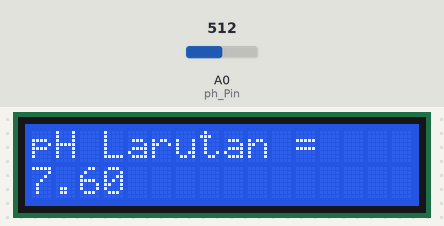
The sketch below on a simulated Arduino Uno, built with avr-gcc and run on an emulated ATmega328P. Shown: 16×2 character LCD. Inputs (shaded band) come from the test bench; at power-on: A0 (ph_Pin) = 512. What the sketch prints to the serial monitor is not drawn.

Above: at 1.2 s.
1.3 s: A0 (ph_Pin) set to 716
At 4.2 s:
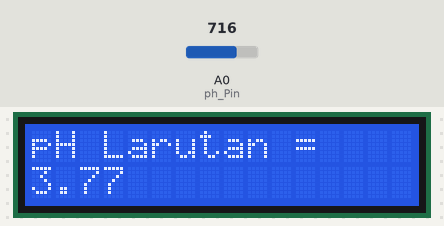
7.6 s: A0 (ph_Pin) set to 900
At 10.4 s:
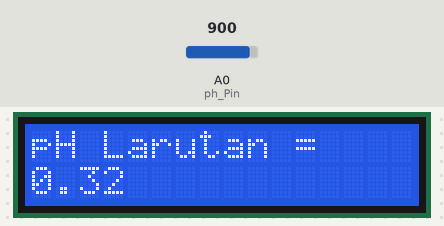
13.6 s: A0 (ph_Pin) set to 1023
At 15.5 s:
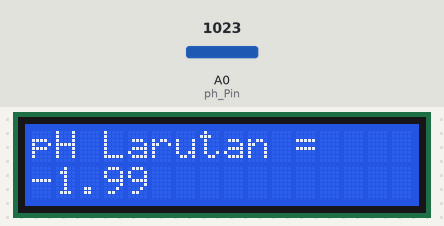
Timing chart, 0 to 17.0 s (numbered marks = the images above; inputs shaded):
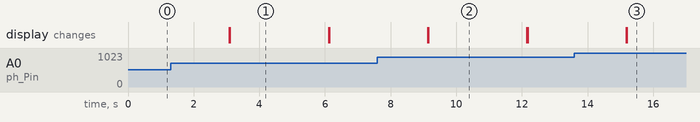

The sketch:

PH_atmega.ino
```cpp
#include <Wire.h>
#include <LiquidCrystal_I2C.h>

LiquidCrystal_I2C LCD(0x27, 16, 2);

const int ph_Pin = A0;
float Po = 0;
float PH_step;
int nilai_analog_PH;
double TeganganPh;

float PH4 = 3.437;
float PH7 = 2.656;

void setup()
{
  Serial.begin(9600);
  Wire.begin();
  pinMode(ph_Pin, INPUT);
  LCD.init();
  LCD.backlight();
}

void loop()
{
  nilai_analog_PH = analogRead(ph_Pin);
  Serial.print("Nilai ADC Ph: ");
  Serial.println(nilai_analog_PH);
  TeganganPh = 5 / 1024.0 * nilai_analog_PH;
  Serial.print("TeganganPh: ");
  Serial.println(TeganganPh, 3);

  PH_step = (PH4 - PH7) / 3;
  Po = 7.00 + ((PH7 - TeganganPh) / PH_step);
  Serial.print("Nilai PH cairan: ");
  Serial.println(Po, 2);

  // Tampilkan data di LCD
  displayDataOnLCD(Po);

  delay(3000);
  LCD.clear();
}

void displayDataOnLCD(float pHValue)
{
  LCD.setCursor(0, 0);
  LCD.print("pH Larutan = ");
  LCD.setCursor(0, 1);
  LCD.print(pHValue, 2);
}
```

Measured:
- after the input at 1.3 s, the display: first differs from a run without the input after 1.8 s (image 1)
- after the input at 7.6 s, the display: first differs from a run without the input after 1.6 s (image 2)
- after the input at 13.6 s, the display: first differs from a run without the input after 1.6 s (image 3)
- what the display in image 1 shows lasts 3.0 s, from 3.1 s to 6.1 s
